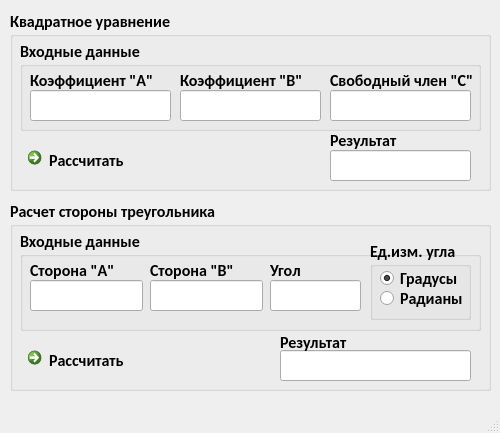
<?xml version="1.0" encoding="UTF-8"?>
<ui version="4.0">
 <class>MainWindow</class>
 <widget class="QMainWindow" name="MainWindow">
  <property name="geometry">
   <rect>
    <x>0</x>
    <y>0</y>
    <width>500</width>
    <height>433</height>
   </rect>
  </property>
  <property name="windowTitle">
   <string>Task1 and Task 2</string>
  </property>
  <widget class="QWidget" name="centralwidget">
   <widget class="QGroupBox" name="grbRootAquation">
    <property name="geometry">
     <rect>
      <x>10</x>
      <y>10</y>
      <width>481</width>
      <height>181</height>
     </rect>
    </property>
    <property name="font">
     <font>
      <family>Calibri</family>
      <pointsize>12</pointsize>
      <weight>75</weight>
      <bold>true</bold>
     </font>
    </property>
    <property name="title">
     <string>Квадратное уравнение</string>
    </property>
    <widget class="QGroupBox" name="grbInData">
     <property name="geometry">
      <rect>
       <x>10</x>
       <y>30</y>
       <width>461</width>
       <height>91</height>
      </rect>
     </property>
     <property name="title">
      <string>Входные данные</string>
     </property>
     <widget class="QLineEdit" name="lneRatioA">
      <property name="geometry">
       <rect>
        <x>10</x>
        <y>50</y>
        <width>141</width>
        <height>31</height>
       </rect>
      </property>
     </widget>
     <widget class="QLabel" name="lblRatioA">
      <property name="geometry">
       <rect>
        <x>10</x>
        <y>30</y>
        <width>131</width>
        <height>20</height>
       </rect>
      </property>
      <property name="text">
       <string>Коэффициент &quot;A&quot;</string>
      </property>
     </widget>
     <widget class="QLineEdit" name="lneRatioB">
      <property name="geometry">
       <rect>
        <x>160</x>
        <y>50</y>
        <width>141</width>
        <height>31</height>
       </rect>
      </property>
     </widget>
     <widget class="QLabel" name="lblRatioB">
      <property name="geometry">
       <rect>
        <x>160</x>
        <y>30</y>
        <width>131</width>
        <height>21</height>
       </rect>
      </property>
      <property name="text">
       <string>Коэффициент &quot;В&quot;</string>
      </property>
     </widget>
     <widget class="QLineEdit" name="lneRatioC">
      <property name="geometry">
       <rect>
        <x>310</x>
        <y>50</y>
        <width>141</width>
        <height>31</height>
       </rect>
      </property>
     </widget>
     <widget class="QLabel" name="lblRatioC">
      <property name="geometry">
       <rect>
        <x>310</x>
        <y>30</y>
        <width>151</width>
        <height>21</height>
       </rect>
      </property>
      <property name="text">
       <string>Свободный член &quot;С&quot;</string>
      </property>
     </widget>
    </widget>
    <widget class="QCommandLinkButton" name="cmbCalculateEquation">
     <property name="geometry">
      <rect>
       <x>10</x>
       <y>130</y>
       <width>172</width>
       <height>41</height>
      </rect>
     </property>
     <property name="text">
      <string>Рассчитать</string>
     </property>
    </widget>
    <widget class="QLineEdit" name="lneResult">
     <property name="geometry">
      <rect>
       <x>320</x>
       <y>140</y>
       <width>141</width>
       <height>31</height>
      </rect>
     </property>
    </widget>
    <widget class="QLabel" name="lblResult">
     <property name="geometry">
      <rect>
       <x>320</x>
       <y>120</y>
       <width>71</width>
       <height>21</height>
      </rect>
     </property>
     <property name="text">
      <string>Результат</string>
     </property>
    </widget>
   </widget>
   <widget class="QGroupBox" name="grbSideTriangle">
    <property name="geometry">
     <rect>
      <x>10</x>
      <y>200</y>
      <width>481</width>
      <height>191</height>
     </rect>
    </property>
    <property name="font">
     <font>
      <family>Calibri</family>
      <pointsize>12</pointsize>
      <weight>75</weight>
      <bold>true</bold>
     </font>
    </property>
    <property name="title">
     <string>Расчет стороны треугольника</string>
    </property>
    <widget class="QGroupBox" name="grbInDataTriagle">
     <property name="geometry">
      <rect>
       <x>10</x>
       <y>30</y>
       <width>461</width>
       <height>101</height>
      </rect>
     </property>
     <property name="title">
      <string>Входные данные</string>
     </property>
     <widget class="QLineEdit" name="lneSideA">
      <property name="geometry">
       <rect>
        <x>10</x>
        <y>50</y>
        <width>113</width>
        <height>31</height>
       </rect>
      </property>
     </widget>
     <widget class="QLabel" name="lblSideA">
      <property name="geometry">
       <rect>
        <x>10</x>
        <y>30</y>
        <width>111</width>
        <height>21</height>
       </rect>
      </property>
      <property name="text">
       <string>Сторона &quot;А&quot;</string>
      </property>
     </widget>
     <widget class="QLineEdit" name="lneSideB">
      <property name="geometry">
       <rect>
        <x>130</x>
        <y>50</y>
        <width>113</width>
        <height>31</height>
       </rect>
      </property>
     </widget>
     <widget class="QLabel" name="lblSideB">
      <property name="geometry">
       <rect>
        <x>130</x>
        <y>30</y>
        <width>111</width>
        <height>21</height>
       </rect>
      </property>
      <property name="text">
       <string>Сторона &quot;В&quot;</string>
      </property>
     </widget>
     <widget class="QGroupBox" name="grbMeasurement">
      <property name="geometry">
       <rect>
        <x>350</x>
        <y>10</y>
        <width>101</width>
        <height>80</height>
       </rect>
      </property>
      <property name="title">
       <string>Ед.изм. угла</string>
      </property>
      <widget class="QRadioButton" name="rdbDegrees">
       <property name="geometry">
        <rect>
         <x>10</x>
         <y>30</y>
         <width>91</width>
         <height>17</height>
        </rect>
       </property>
       <property name="text">
        <string>Градусы</string>
       </property>
       <property name="checked">
        <bool>true</bool>
       </property>
      </widget>
      <widget class="QRadioButton" name="rdbRadians">
       <property name="geometry">
        <rect>
         <x>10</x>
         <y>50</y>
         <width>91</width>
         <height>17</height>
        </rect>
       </property>
       <property name="text">
        <string>Радианы</string>
       </property>
      </widget>
     </widget>
     <widget class="QLineEdit" name="lneCorner">
      <property name="geometry">
       <rect>
        <x>250</x>
        <y>50</y>
        <width>91</width>
        <height>31</height>
       </rect>
      </property>
     </widget>
     <widget class="QLabel" name="lblCorner">
      <property name="geometry">
       <rect>
        <x>250</x>
        <y>30</y>
        <width>91</width>
        <height>21</height>
       </rect>
      </property>
      <property name="text">
       <string>Угол</string>
      </property>
     </widget>
    </widget>
    <widget class="QCommandLinkButton" name="cmbCalculateTriagle">
     <property name="geometry">
      <rect>
       <x>10</x>
       <y>140</y>
       <width>172</width>
       <height>41</height>
      </rect>
     </property>
     <property name="text">
      <string>Рассчитать</string>
     </property>
    </widget>
    <widget class="QLineEdit" name="lneResultTriagle">
     <property name="geometry">
      <rect>
       <x>270</x>
       <y>150</y>
       <width>191</width>
       <height>31</height>
      </rect>
     </property>
    </widget>
    <widget class="QLabel" name="lblResultTriagle">
     <property name="geometry">
      <rect>
       <x>270</x>
       <y>132</y>
       <width>171</width>
       <height>21</height>
      </rect>
     </property>
     <property name="text">
      <string>Результат</string>
     </property>
    </widget>
   </widget>
  </widget>
  <widget class="QMenuBar" name="menubar">
   <property name="geometry">
    <rect>
     <x>0</x>
     <y>0</y>
     <width>500</width>
     <height>21</height>
    </rect>
   </property>
  </widget>
  <widget class="QStatusBar" name="statusbar"/>
 </widget>
 <resources/>
 <connections/>
</ui>
